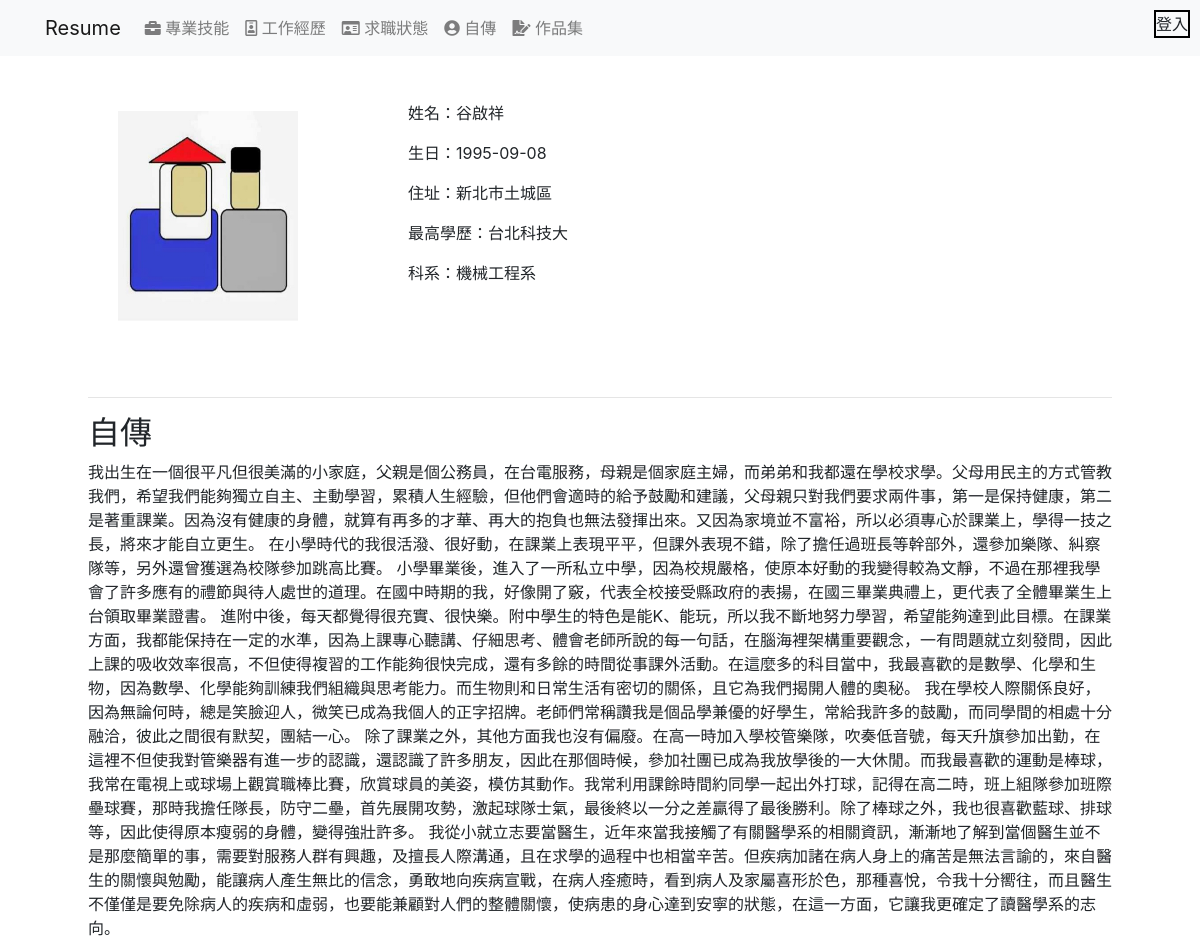
Screenshot of /?do=cover_letter with the database file from the repository.
### tables this page shows
CREATE TABLE `information` (
  `id` int(10) NOT NULL,
  `acc` varchar(10) NOT NULL,
  `pw` varchar(10) NOT NULL,
  `name` varchar(4) NOT NULL,
  `birthday` date NOT NULL,
  `addr` varchar(60) NOT NULL,
  `profile` text NOT NULL,
  `Education` varchar(20) NOT NULL,
  `major` varchar(20) NOT NULL
);

### api/base.php (called while the page is built, shortened)
<?php
$dsn = "mysql:host=localhost;charset=utf8;dbname=resume";
$pdo = new PDO($dsn,"root","123");
function selectA( $table){
    global $pdo;
    $sql = "select * from $table "  ;
    return $pdo->query($sql)->fetchAll(PDO::FETCH_ASSOC);
}
?>

### index.php (the view, shortened to what this page needs)
<!DOCTYPE html>
<html lang="en">
<head>
    <link rel="stylesheet" href="./css/style.css">
    <link rel="stylesheet" href="./css/all.min.css">
    <link rel="stylesheet" href="./css/bootstrap.min.css">
</head>
<body>
    <nav class="navbar navbar-expand-lg navbar-light bg-light">
        <div class="container">
            <a class="navbar-brand" href="#">
                Resume
            </a>
                <div class="collapse navbar-collapse" id="navbarSupportedContent">
                  <ul class="navbar-nav mr-auto">
                    <li class="nav-item">
                      <a class="nav-link" href="?do=skill"><i class="fas fa-briefcase"></i> 專業技能</a>
                    </li>
                    <li class="nav-item">
                      <a class="nav-link" href="?do=work"><i class="far fa-id-badge"></i> 工作經歷</a>
                    </li>
                    <li class="nav-item">
                      <a class="nav-link" href="?do=newwork"><i class="far fa-id-card"></i> 求職狀態</a>
                    </li>
                    <li class="nav-item">
                      <a class="nav-link" href="?do=cover_letter"><i class="fas fa-user-circle"></i> 自傳</a>
                    </li>
                    <li class="nav-item">
                      <a class="nav-link" href="?do=portfolio"><i class="fas fa-file-signature"></i> 作品集</a>
                    </li>
                    <li class="nav-item ">
                        <div class="login">登入</div>
                    </li>
                  </ul>
            </div>
        </div>
    </nav>
    <div class="main">
        <div class="title">
            <div class="photo"><img src="./img/photo_sticker.jpg" alt=""></div>
            <div class="information">
                <?php
                    include_once ("./api/base.php");
                    $profile =selectA("information");
                    foreach( $profile as $row){
                        echo "<p>姓名：".$profile[0]['name'].'</p>';
                        echo "<p>生日：".$profile[0]['birthday'].'</p>';
                        echo "<p>住址：".$profile[0]['addr'].'</p>';
                        echo "<p>最高學歷：".$profile[0]['Education'].'</p>';
                        echo "<p>科系：".$profile[0]['major'].'</p>';
                    }
                ?>
            </div>
        </div>
        <hr>
        <div class="middle">
            <?php
                $do = (!empty($_GET['do']))?$_GET['do']:'skill';
                $path = "./" . $do . ".php";
                if(file_exists($path)){
                    include ($path);
                }else{
                    include ("./api/skill.php");
                }
            ?>
        </div>
    </div>
</body>
</html>

### cover_letter.php (shortened to what this page needs)
<h2>自傳</h2>
<?php
include_once ("./api/base.php");
$data = selectA("information");
?>
<div><?=$data[0]['profile']?></div>

### css/style.css (style rules this page uses)
.main { width: 1024px; height: 768px; margin: auto; position: relative; top: 25px; }
.title { width: 100%; height: 300px; position: relative; }
.photo { width: 300px; height: 100%; display: inline-block; position: absolute; }
.photo img { margin: 30px; width: 60%; height: 70%; }
.information { width: calc( 1024px - 300px); height: 100%; display: inline-block; position: absolute; left: 300px; top: 0; padding: 20px; padding-right: 50px; }
.middle { width: 100%; height: calc( 768px - 300px); position: relative; }
.login { position: absolute; right: 10px; top: 10px; border: 2px solid black; }
a { text-decoration: none; }

### rows the page displays
information: name "谷啟祥", birthday "1995-09-08", addr "新北市土城區", Education "台北科技大", major "機械工程系", profile "我出生在一個很平凡但很美滿的小家庭，父親是個公務員，在台電服務，母親是個家庭主婦，而弟弟和我都還在學校求學。父母用民主的方式管教我們，希望我們能夠獨立自主、主動學習，累積人生經驗，但他們會適時的給予鼓勵和建議，父母親只對我們要求兩件事，第一是保持健康，第二是著重課業。因為沒有健康的身體，就算有再多的才華、再大的抱負也無法發揮出來。又因為家境並不富裕，所以必須專心於課業上，學得一技之長，將來才能自立更生。 在小學時代的我很活潑、很好動，在課業上表現平平，但課外表現不錯，除了擔任過班長等幹部外，還參加樂隊、糾察隊等，另外還曾獲選為校隊參加跳高比賽。 小學畢業後，進入了一所私立中學，因為校規嚴格，使原本好動的我變得較為文靜，不過在那裡我學會了許多應有的禮節與待人處世的道理。在國中時期的我，好像開了竅，代表全校接受縣政府的表揚，在國三畢業典禮上，更代表了全體畢業生上台領取畢業證書。 進附中後，每天都覺得很充實、很快樂。附中學生的特色是能K、能玩，所以我不斷地努力學習，希望能夠達到此目標。在課業方面，我都能保持在一定的水準，因為上課專心聽講、仔細思考、體會老師所說的每一句話，在腦海裡架構重要觀念，一有問題就立刻發問，因此上課的吸收效率很高，不但使得複習的工作能夠很快完成，還有多餘的時間從事課外活動。在這麼多的科目當中，我最喜歡的是數學、化學和生物，因為數學、化學能夠訓練我們組織與思考能力。而生物則和日常生活有密切的關係，且它為我們揭開人體的奧秘。…"
